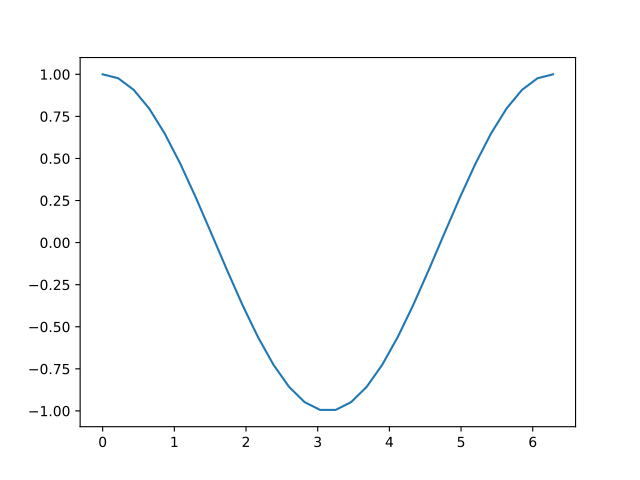

Here is the Python script that generated this plot:
import numpy as np
import matplotlib.pyplot as plt

x = np.linspace(0, 2*np.pi, 30)
y = np.cos(x)
plt.plot(x, y)

plt.show() # affiche la figure a l'ecran
